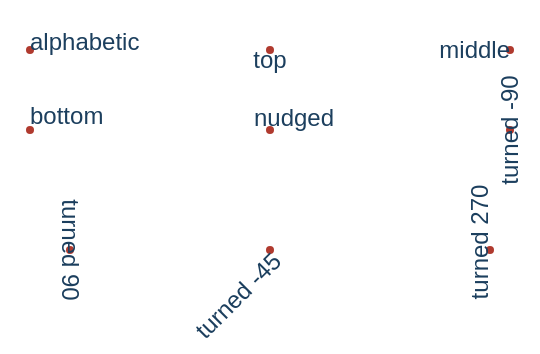

Source (Vega-Lite JSON):
### Vega specification from a JSON file in a GitHub repository (floating-point values rounded to 4 significant figures)
{"$schema": "https://vega.github.io/schema/vega/v5.json", "description": "A label against every anchor the reference offers: three alignments, four baselines, a nudge, and a turn. The reference works its own baseline out and folds it into the transform rather than handing SVG a dominant-baseline, so a backend that trusts a font's idea of the baseline puts every label somewhere else.", "background": "white", "padding": 5, "width": 260, "height": 160, "data": [{"name": "labels", "values": [{"t": "alphabetic", "a": "left", "b": "alphabetic", "x": 10, "y": 20, "g": 0, "dx": 0, "dy": 0}, {"t": "top", "a": "center", "b": "top", "x": 130, "y": 20, "g": 0, "dx": 0, "dy": 0}, {"t": "middle", "a": "right", "b": "middle", "x": 250, "y": 20, "g": 0, "dx": 0, "dy": 0}, {"t": "bottom", "a": "left", "b": "bottom", "x": 10, "y": 60, "g": 0, "dx": 0, "dy": 0}, {"t": "nudged", "a": "center", "b": "middle", "x": 130, "y": 60, "g": 0, "dx": 12, "dy": -6}, {"t": "turned -90", "a": "center", "b": "middle", "x": 250, "y": 60, "g": -90, "dx": 0, "dy": 0}, {"t": "turned 90", "a": "center", "b": "middle", "x": 30, "y": 120, "g": 90, "dx": 0, "dy": 0}, {"t": "turned -45", "a": "right", "b": "top", "x": 130, "y": 120, "g": -45, "dx": 0, "dy": 0}, {"t": "turned 270", "a": "center", "b": "bottom", "x": 240, "y": 120, "g": 270, "dx": 4, "dy": 2}]}], "marks": [{"type": "symbol", "from": {"data": "labels"}, "encode": {"update": {"x": {"field": "x"}, "y": {"field": "y"}, "size": {"value": 16}, "fill": {"value": "#b03a2e"}}}}, {"type": "text", "from": {"data": "labels"}, "encode": {"update": {"x": {"field": "x"}, "y": {"field": "y"}, "dx": {"field": "dx"}, "dy": {"field": "dy"}, "angle": {"field": "g"}, "text": {"field": "t"}, "align": {"field": "a"}, "baseline": {"field": "b"}, "fontSize": {"value": 12}, "fill": {"value": "#1c3f5e"}}}}]}
